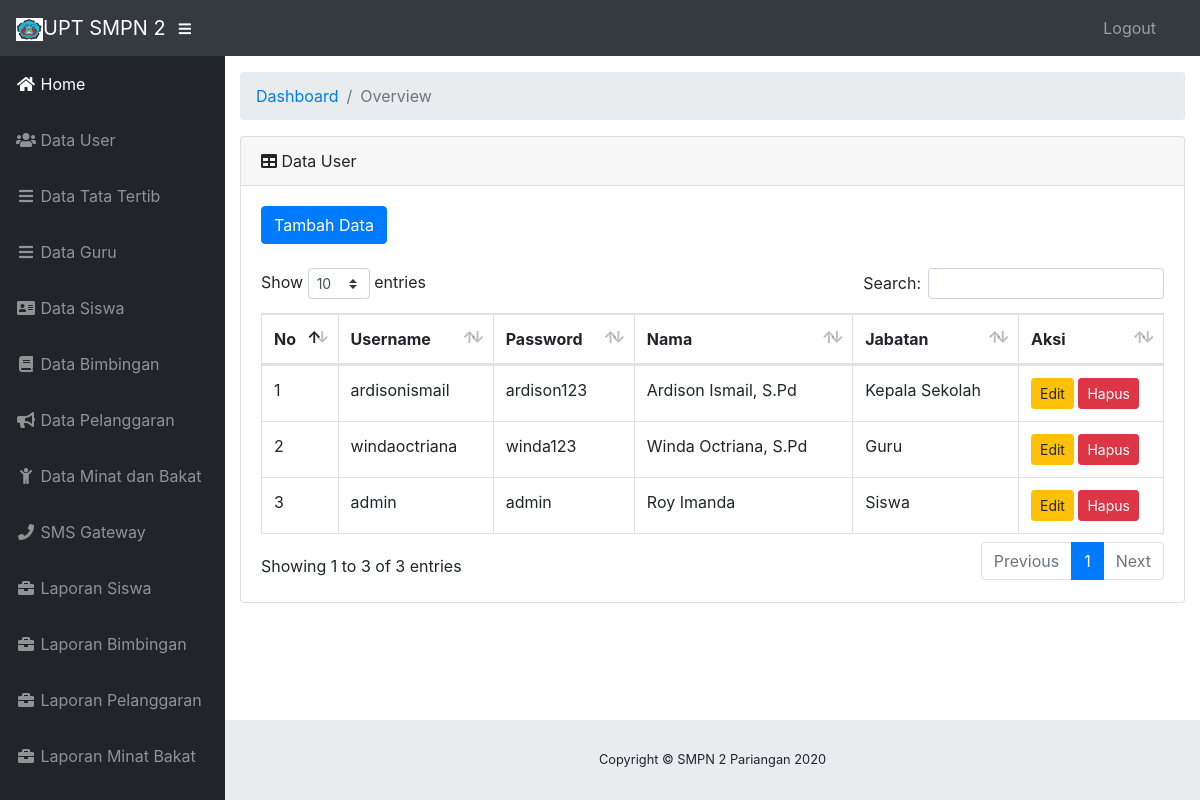
Screenshot of /users with the database file from the repository.
### tables this page shows
CREATE TABLE IF NOT EXISTS `users` (
  `id_user` int(11) NOT NULL,
  `username` varchar(20) NOT NULL,
  `password` varchar(20) NOT NULL,
  `nama` varchar(20) NOT NULL,
  `jabatan` varchar(20) NOT NULL
);

### application/controllers/Users.php (called while the page is built, shortened)
<?php
class Users extends CI_Controller
{
    public function __construct()
    {
        $this->load->model('Musers');
        $this->load->library("form_validation");
    }
    public function index($offset = 0)
    {
        $data['datausers'] = $this->Musers->getAll();
        $this->load->view('users/index', $data);
    }
}

### index.php (called while the page is built, shortened)
<?php
require_once BASEPATH.'core/CodeIgniter.php';

### application/models/Musers.php (called while the page is built, shortened)
<?php
class Musers extends CI_Model
{
    private $_table = "users";
    public function getAll()
    {
        return $this->db->get($this->_table)->result();
    }
}

### application/views/users/index.php (the view, shortened to what this page needs)
<!DOCTYPE html>
<html lang="en">
<head>
</head>
<body id="page-top">
    <div id="wrapper">
        <div id="content-wrapper">
            <div class="container-fluid">
                <div class="card mb-3">
                    <div class="card-header">
                        <i class="fas fa-table"></i>
                        Data User</div>
                    <div class="card-body">
                        <a href="<?php echo base_url() ?>users/add" class="btn btn-primary">Tambah Data</a>
                        <br>
                        <br>
                        <div class="table-responsive">
                            <table class="table table-bordered" id="dataTable" width="100%" cellspacing="0">
                                <thead>
                                    <tr>
                                        <th>No</th>
                                        <th>Username</th>
                                        <th>Password</th>
                                        <th>Nama</th>
                                        <th>Jabatan</th>
                                        <th>Aksi</th>
                                    </tr>
                                </thead>
                                <tbody>
                                    <?php foreach ($datausers as $no => $datauser) : ?>
                                        <tr>
                                            <td><?php echo ++$no ?></td>
                                            <td><?php echo $datauser->username ?></td>
                                            <td><?php echo $datauser->password ?></td>
                                            <td><?php echo $datauser->nama ?></td>
                                            <td><?php echo $datauser->jabatan ?></td>
                                            <td width="120px">
                                                <a class="btn btn-warning btn-sm" href="<?php echo base_url() ?>users/edit/<?php echo $datauser->id_user ?>">Edit</a>
                                                <a class="btn btn-danger btn-sm" href="<?php echo base_url() ?>users/delete/<?php echo $datauser->id_user ?>">Hapus</a>
                                            </td>
                                        </tr>
                                    <?php endforeach ?>
                                </tbody>
                            </table>
                        </div>
                    </div>
                </div>
            </div>
        </div>
    </div>
</body>
</html>

### rows the page displays
users: username "ardisonismail", password "ardison123", nama "Ardison Ismail, S.Pd", jabatan "Kepala Sekolah"
users: username "windaoctriana", password "winda123", nama "Winda Octriana, S.Pd", jabatan "Guru"
users: username "admin", password "admin", nama "Roy Imanda", jabatan "Siswa"
